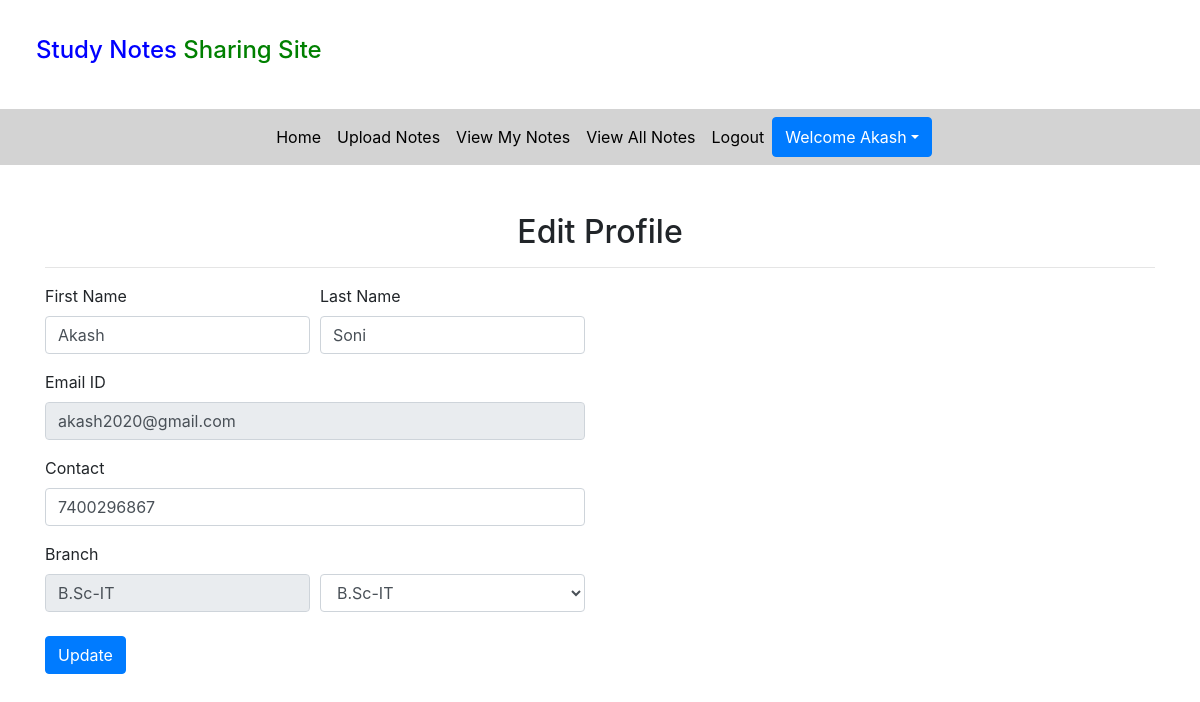
Screenshot of /edit_profile (signed in) with the database file from the repository.
### notes/models.py (models this page shows, shortened)
class SignUp(models.Model):
    user = models.ForeignKey(User, on_delete=models.CASCADE, null=True)
    contact = models.CharField(max_length=13, null=True)
    branch = models.CharField(max_length=30, null=True)
    role = models.CharField(max_length=15, null=True)

### notes/views.py (the view, shortened to what this page needs)
# urls.py: path('edit_profile', edit_profile, name='edit_profile'),
def edit_profile(request):
    if not request.user.is_authenticated:
        return redirect('login')
    user = User.objects.get(id = request.user.id)
    data = SignUp.objects.get(user = user)
    error = False
    d = {'data' : data, 'user' : user, 'error' : error}
    return render(request, 'edit_profile.html', d)

### notes/templates/edit_profile.html (shortened to what this page needs)
{%  extends 'user_navigation.html' %}
{% load static %}
{% block body %}
<div class="container mt-5" xmlns="http://www.w3.org/1999/html">
    <h2 class="text-center">Edit Profile</h2>
    <hr>
    <div class="row">
        <div class="col-sm-6">
            <form method="post">
                <div class="form-row">
                    <div class="form-group col-sm-6">
                        <label>First Name</label>
                        <input type="text" class="form-control" value="{{data.user.first_name}}" name="fname">
                    </div>
                     <div class="form-group col-sm-6">
                        <label>Last Name</label>
                        <input type="text" class="form-control" value="{{data.user.last_name}}" name="lname">
                    </div>
                </div>
                <div class="form-row">
                    <div class="form-group col-md-12">
                        <label>Email ID</label>
                         <input type="text" class="form-control" value="{{data.user.username}}" name="emailid" readonly>
                    </div>
                </div>
                <div class="form-row">
                    <div class="form-group col-md-12">
                        <label>Contact</label>
                         <input type="text" class="form-control" value="{{data.contact}}" name="contact">
                    </div>
                </div>
                <div class="form-row">
                    <div class="form-group col-md-6">
                        <label>Branch</label>
                         <input type="text" value="{{data.branch}}" class="form-control" readonly>
                    </div>
                    <div class="form-group col-md-6 mt-2"><br>
                        <select class="form-control" name="branch">
                            <option value="B.Sc-IT">B.Sc-IT</option>
                         </select>
                    </div>
                </div>
                <input type="submit" value="Update" class="btn btn-primary mt-2">
            </form>
        </div>
    </div>
</div>
{% endblock %}

### notes/templates/user_navigation.html (shortened to what this page needs)
<html lang="en" xmlns="http://www.w3.org/1999/html">
<head>
  {% load static %}
  <link rel="stylesheet" href="https://maxcdn.bootstrapcdn.com/bootstrap/4.3.1/css/bootstrap.min.css">
  <link rel="stylesheet" href="https://use.fontawesome.com/releases/v5.6.3/css/all.css"></head>
  <link rel="stylesheet" href="{% static 'css/mystyle.css' %}">
<body>
<h4 style="padding : 3%"><span style="color:blue">Study Notes</span><span style="color:green"> Sharing Site</span></h4>
<nav class="navbar navbar-expand-sm justify-content-center" style="background-color : lightgrey">
<ul class="navbar-nav">
  <li class="navbar-item">
    <a class="nav-link" href="{% url 'profile' %}">Home</a>
  </li>
  <li class="navbar-item">
    <a class="nav-link" href="{% url 'upload_notes' %}">Upload Notes</a>
  </li>
  <li class="navbar-item">
    <a class="nav-link" href="{% url 'view_mynotes' %}">View My Notes</a>
  </li>
  <li class="navbar-item">
    <a class="nav-link" href="{% url 'viewallnotes' %}">View All Notes</a>
  </li>
    <li class="navbar-item">
    <a class="nav-link" href="{% url 'logout' %}">Logout</a>
  </li>
    <div class="btn-group">
        <button type="button" class="btn btn-primary dropdown-toggle" style="text-transform:capitalize" data-toggle="dropdown">Welcome {{request.user.first_name}}</button>
    </div>
</ul>
</nav>
</body>
</html>
{% block body %}
{% endblock %}

### notes/static/css/mystyle.css (style rules this page uses)
.nav-link { color : black }

### rows the page displays
SignUp: fname "Akash", lname "Soni", emailid "akash2020@gmail.com", contact "7400296867", branch "B.Sc-IT"

### other values shown
{{ request.user.first_name }} "Akash"
